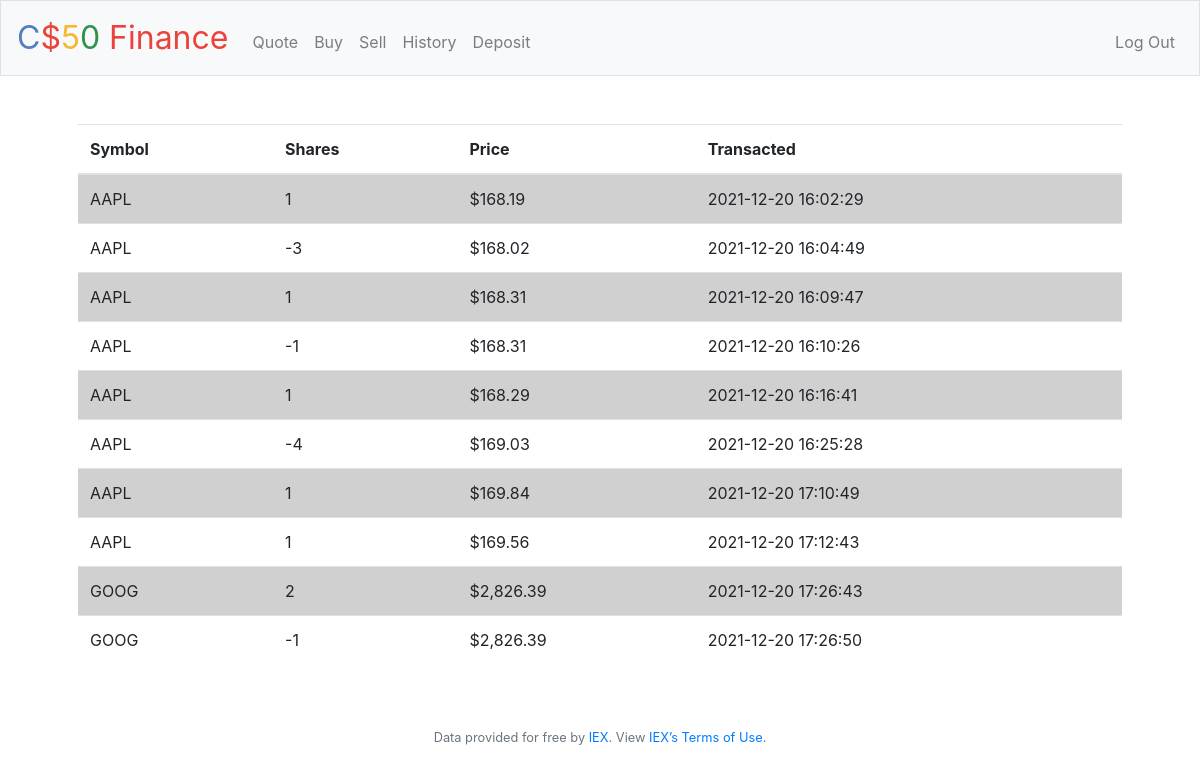
Screenshot of /history (signed in) with the database file from the repository.
### tables this page shows
CREATE TABLE 'history' ( user_id integer NOT NULL, symbol text NOT NULL, shares integer NOT NULL, price integer NOT NULL, 'timestamp'  timestamp NOT NULL DEFAULT CURRENT_TIMESTAMP  , FOREIGN KEY(user_id) REFERENCES users(id) );

### application.py (the view)
@app.route("/history")
@login_required
def history():
    history = db.execute("SELECT * FROM history WHERE user_id = ?", session.get("user_id"))
    return render_template("history.html", history=history)

### application.py (called while the page is built)
@app.after_request
def after_request(response):
    response.headers["Cache-Control"] = "no-cache, no-store, must-revalidate"
    response.headers["Expires"] = 0
    response.headers["Pragma"] = "no-cache"
    return response

### helpers.py (called while the page is built)
def login_required(f):
    @wraps(f)
    def decorated_function(*args, **kwargs):
        if session.get("user_id") is None:
            return redirect("/login")
        return f(*args, **kwargs)
    return decorated_function

def usd(value):
    return f"${value:,.2f}"

### templates/history.html (shortened to what this page needs)
{% extends "layout.html" %}
{% block main %}
    <table class="table">
        <thead>
            <tr>
                <th>Symbol</th>
                <th>Shares</th>
                <th>Price</th>
                <th>Transacted</th>
            </tr>
        </thead>
        <tbody>
            {% for row in history %}
                <tr>
                    <td>{{ row.symbol }}</td>
                    <td>{{ row.shares }}</td>
                    <td>{{ row.price | usd }}</td>
                    <td>{{ row.timestamp  }}</td>
                </tr>
            {% endfor %}
        </tbody>
    </table>
{% endblock %}

### templates/layout.html (shortened to what this page needs)
<!DOCTYPE html>
<html lang="en">
    <head>
        <link rel="stylesheet" href="https://cdn.jsdelivr.net/npm/bootstrap@4.5.3/dist/css/bootstrap.min.css">
        <link href="/static/styles.css" rel="stylesheet">
    </head>
    <body>
        <nav class="navbar navbar-expand-md navbar-light bg-light border">
            <a class="navbar-brand" href="/"><span class="blue">C</span><span class="red">$</span><span class="yellow">5</span><span class="green">0</span> <span class="red">Finance</span></a>
            <div class="collapse navbar-collapse" id="navbar">
                {% if session.user_id %}
                    <ul class="navbar-nav mr-auto mt-2">
                        <li class="nav-item"><a class="nav-link" href="/quote">Quote</a></li>
                        <li class="nav-item"><a class="nav-link" href="/buy">Buy</a></li>
                        <li class="nav-item"><a class="nav-link" href="/sell">Sell</a></li>
                        <li class="nav-item"><a class="nav-link" href="/history">History</a></li>
                        <li class="nav-item"><a class="nav-link" href="/deposit">Deposit</a></li>
                    </ul>
                    <ul class="navbar-nav ml-auto mt-2">
                        <li class="nav-item"><a class="nav-link" href="/logout">Log Out</a></li>
                    </ul>
                {% else %}
                    <ul class="navbar-nav ml-auto mt-2">
                        <li class="nav-item"><a class="nav-link" href="/register">Register</a></li>
                        <li class="nav-item"><a class="nav-link" href="/login">Log In</a></li>
                    </ul>
                {% endif %}
            </div>
        </nav>
        <main class="container p-5">
            {% block main %}{% endblock %}
        </main>
        <footer class="small text-center text-muted">
            Data provided for free by <a href="https://iextrading.com/developer">IEX</a>. View <a href="https://iextrading.com/api-exhibit-a/">IEX’s Terms of Use</a>.
        </footer>
    </body>
</html>

### static/styles.css (style rules this page uses)
nav .navbar-brand { font-size: xx-large; }
nav .navbar-brand .blue { color: #537fbe; }
nav .navbar-brand .red { color: #ea433b; }
nav .navbar-brand .yellow { color: #f5b82e; }
nav .navbar-brand .green { color: #2e944b; }
main { overflow-x: auto; text-align: center; }
.table { width: 100%; text-align: left; }
tbody tr:nth-child(2n + 1) { background: #d0d0d0; }

### rows the page displays
history: symbol "AAPL", shares "1", price "$168.19", timestamp "2021-12-20 16:02:29"
history: symbol "AAPL", shares "-3", price "$168.02", timestamp "2021-12-20 16:04:49"
history: symbol "AAPL", shares "1", price "$168.31", timestamp "2021-12-20 16:09:47"
history: symbol "AAPL", shares "-1", price "$168.31", timestamp "2021-12-20 16:10:26"
history: symbol "AAPL", shares "1", price "$168.29", timestamp "2021-12-20 16:16:41"
history: symbol "AAPL", shares "-4", price "$169.03", timestamp "2021-12-20 16:25:28"
history: symbol "AAPL", shares "1", price "$169.84", timestamp "2021-12-20 17:10:49"
history: symbol "AAPL", shares "1", price "$169.56", timestamp "2021-12-20 17:12:43"
history: symbol "GOOG", shares "2", price "$2,826.39", timestamp "2021-12-20 17:26:43"
history: symbol "GOOG", shares "-1", price "$2,826.39", timestamp "2021-12-20 17:26:50"
